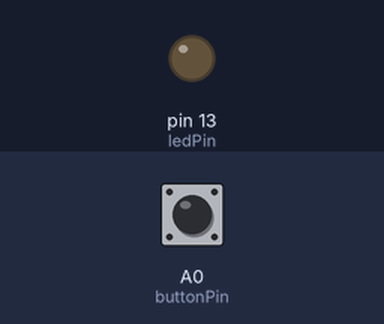
The sketch below on a simulated Arduino Uno, built with avr-gcc and run on an emulated ATmega328P. On the bench: output pins drawn as LEDs (lit = HIGH). The test bench sets the inputs (shaded band); at power-on: A0 (buttonPin) LOW.

Above: at 1.2 s.
1.3 s: A0 (buttonPin) pulled HIGH for 0.15 s
At 1.37 s:
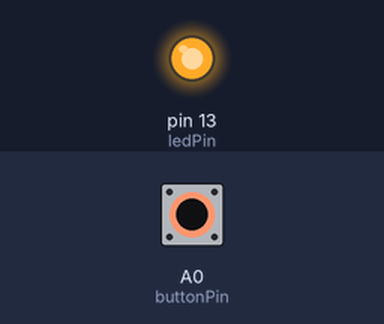
2.9 s: A0 (buttonPin) pulled HIGH for 3.2 s
At 7.2 s:
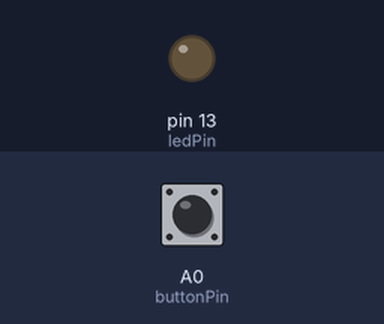
Timing chart, 0 to 8.7 s (numbered marks = the images above; inputs shaded):
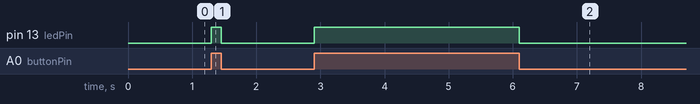

Measured:
- after the input at 1.3 s, pin 13 (ledPin): LOW → HIGH at once, → LOW 0.15 s later
- after the input at 2.9 s, pin 13 (ledPin): LOW → HIGH at once, → LOW 3.2 s later

The sketch:

ButtonTest.ino
```cpp
const int buttonPin = A0;  // the number of the pushbutton pin
const int ledPin = 13;    // the number of the LED pin

// variables will change:
int buttonState = 0;  // variable for reading the pushbutton status

void setup() {
  // initialize the LED pin as an output:
  pinMode(ledPin, OUTPUT);
  // initialize the pushbutton pin as an input:
  pinMode(buttonPin, INPUT);
}

void loop() {
  // read the state of the pushbutton value:
  buttonState = digitalRead(buttonPin);
  Serial.print("Button state: ");
  Serial.println(buttonState);

  // check if the pushbutton is pressed. If it is, the buttonState is HIGH:
  if (buttonState == HIGH) {
    // turn LED on:
    digitalWrite(ledPin, HIGH);
  } else {
    // turn LED off:
    digitalWrite(ledPin, LOW);
  }
}


//WE LOVE CIRCUITS
```
